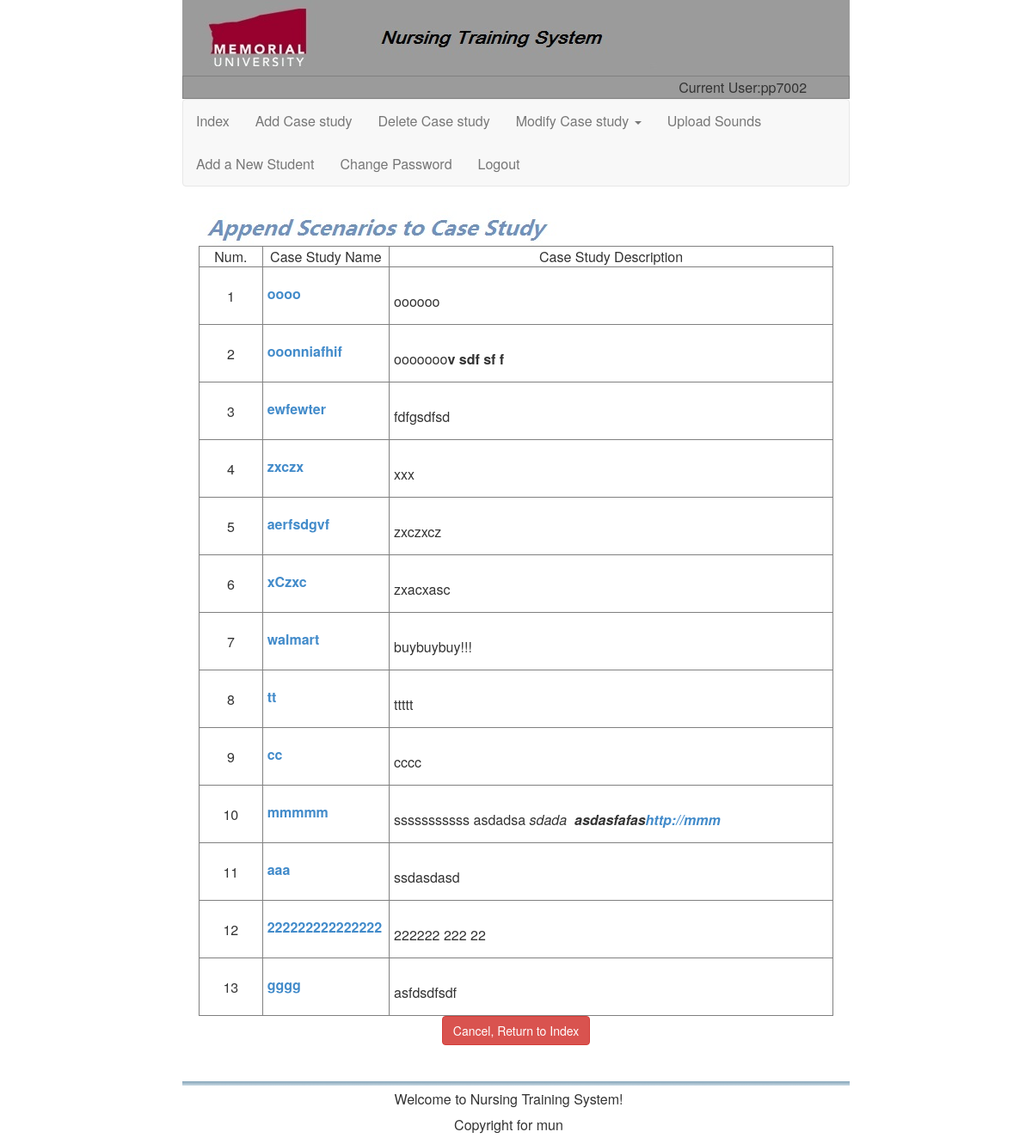
Screenshot of /Append_sc_2_cs_select.php (signed in) with the database file from the repository.
### tables this page shows
CREATE TABLE `case_study` (
  `id` int(11) NOT NULL AUTO_INCREMENT,
  `name` text NOT NULL,
  `description` text NOT NULL,
  `owner` int(11) NOT NULL,
  PRIMARY KEY (`id`)
);

### Append_sc_2_cs_select.php (the view, shortened to what this page needs)
<html>
<head>
<link href="CSS/style.css" rel="stylesheet">
<link href="CSS/style.css" rel="stylesheet">
<link rel="stylesheet" type="text/css" href="stylesheets/bootstrap.min.css" />
</head>
<table width="776" border="0" align="center" cellpadding="0" cellspacing="0" class="tableBorder">
  <tr>
    <td><?php include("navigation.php"); ?></td>
  </tr>
	<td bgcolor="#FFFFFF">
	<table width="100%"  border="0" cellspacing="0" cellpadding="0">
  <tr>
    <td valign="top" bgcolor="#FFFFFF"><table width="100%" height="510"  border="0" align="center" cellpadding="0" cellspacing="0" bgcolor="#FFFFFF" class="tableBorder_gray">
  <tr>
    <td align="center" valign="top" style="padding:5px;"><table width="738"  border="0" cellpadding="0" cellspacing="0">
      <tr>
        <td height="148" valign="top"><table width="738"  border="0" cellspacing="0" cellpadding="0">
          <tr>
            <td width="753" height="44" background="Images/Append_Scenarios_to_Case Study.jpg">&nbsp; </td>
          </tr>
          <tr>
    <table align="center" width="100%" border="bordered" >
    <form   name= "kk" method="post" enctype="multipart/form-data" action="append_sc_2_cs_get_cs.php" >
    <tr align="center">
        <td width="10">Num.</td>
        <td width="20%">Case Study Name </td>
        <td width="70%">Case Study Description</td>
        <?php if (0==$_SESSION[gid]){ ?>
        <td width="3%">UserId</td>
        <?php }?>      </tr>
      <?php
            if (0==$_SESSION[gid])
					$sql=mysql_query("select * from case_study order by id");
			else $sql=mysql_query("select * from case_study where owner='$_SESSION[uid]' order by id");
            $info=mysql_fetch_array($sql);
            $i=1;
            do{
            ?>
      </tr>
      <tr>
        <td height="25" align="center"><?php echo $i;?></td>
        <td style="padding:5px;"><label><a name="aa" title="Click to select this Case Study" style="cursor:pointer" onClick="return Check_Submit(kk,<?php echo $info[id];?>)" ><?php echo $info[name];?></label>
        <td style="padding:5px;">&nbsp;<?php echo $info[description];?></td>
      </tr>
      <?php
         $i=$i+1;
         }while($info=mysql_fetch_array($sql));
        ?>
        </td>
</table>
    <center><input name="Submit2" type="button" class="btn btn-danger" value="Cancel, Return to Index" onClick="window.location.href='index.php'"/>
      <p>&nbsp;</p></td>
<?php include("copyright.php"); ?></td>
</html>

### rows the page displays
case_study: name "oooo", description "oooooo"
case_study: name "ooonniafhif", description "ooooooo v sdf sf f"
case_study: name "ewfewter", description "fdfgsdfsd"
case_study: name "zxczx", description "xxx"
case_study: name "aerfsdgvf", description "zxczxcz"
case_study: name "xCzxc", description "zxacxasc"
case_study: name "walmart", description "buybuybuy!!!"
case_study: name "tt", description "ttttt"
case_study: name "cc", description "cccc"
case_study: name "mmmmm", description "sssssssssss asdadsa sdada asdasfafas http://mmm"
case_study: name "aaa", description "ssdasdasd"
case_study: name "222222222222222", description "222222 222 22"
case_study: name "gggg", description "asfdsdfsdf"

### other values shown
$_SESSION[admin_name] "pp7002"
